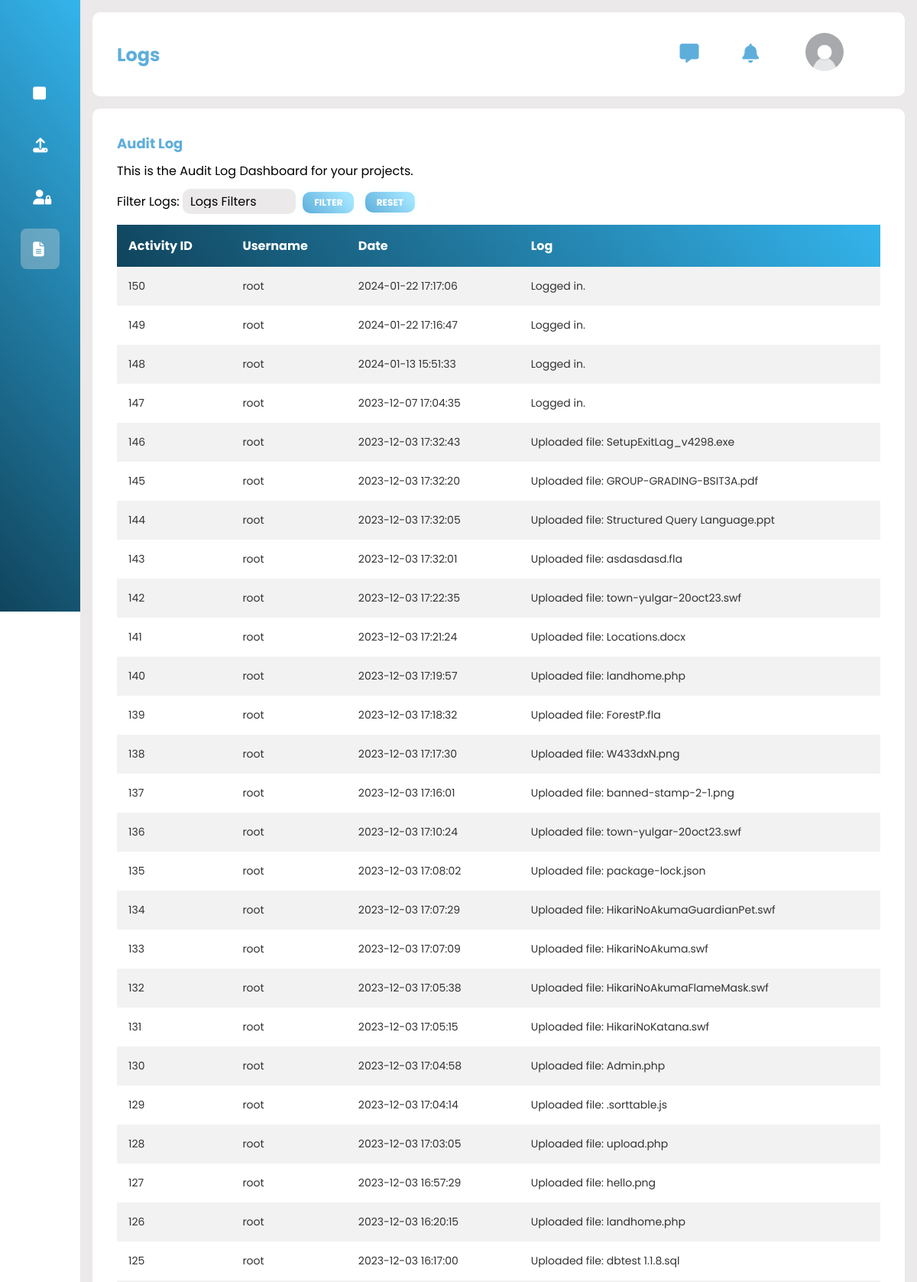
The app's page /adminauditlog.php (signed in, upper part) with its own data.
### tables this page shows
CREATE TABLE `auditlog` (
  `activity_id` int(15) NOT NULL,
  `username` varchar(45) NOT NULL,
  `time_log` timestamp NOT NULL DEFAULT current_timestamp(),
  `iolog` varchar(80) NOT NULL
);

### adminauditlog.php (the view, shortened to what this page needs)
<?php
require('.\include\connect\dbcon.php');
$pdoQuery = 'SELECT * FROM auditlog';
$pdoQuery .= ' ORDER BY time_log DESC';
$pdoResult = $pdoConnect->prepare($pdoQuery);
$pdoResult->execute();
$logRows = $pdoResult->fetchAll(PDO::FETCH_ASSOC);
?>
<!DOCTYPE html>
<html lang="en">
<head>
    <link rel="stylesheet" type="text/css" href="./include/styles/styles.css">
    <link rel="stylesheet" href="https://cdnjs.cloudflare.com/ajax/libs/font-awesome/6.4.0/css/all.min.css" />
</head>
<body>
    <div class="sidebar">
            <div class="logo"></div>
                <ul class="menu">
                    <li>
                        <a href="Admin.php">
                        <i class="fas fa-square"></i>
                    </a>
                </li>
                <li>
                <a href="adminupload.php">
                    <i class="fas fa-upload"></i>
                </a>
                </li>
                <li>
                    <a href=".\crud\adminread.php">
                        <i class="fas fa-user-lock"></i>
                    </a>
                </li>
                <li class="active">
                    <a href="adminauditlog.php">
                        <i class="fas fa-file-lines"></i>
                    </a>
                </li>
            </ul>
        </div>
    <div class="main--content">
        <div class="header--wrapper">
            <div class="header--title">
                <h2>Logs</h2>
        </div>
            <div class="user--info">
                <div class="nav--icons">
                    <ul>
                        <li>
                            <a href="">
                            <i class="fa-solid fa-message"></i>
                            </a>
                        </li>
                        <li>
                            <a href="" class="notification">
                            <i class="fa-solid fa-bell"></i>
                            </a>
                        </li>
                    </ul>
                </div>
                <div class="profile" >
                <img id="menu-btn" src="./include/styles/images/profile.jpg" alt=""/>
                </div>
            </div>
        </div>
        <div class="card--container">
            <h3 class="main--title">Audit Log</h3>
            <div>
                <p>This is the Audit Log Dashboard for your projects.</p>
            </div>
            <div>
                <form action="" method="GET">
                    <div class="row">
                        <div class="filter-container">
                            <label for="log-filter">Filter Logs:</label>
                            <select id="log-filter" name="iolog" required class="form-select">
                                <option value="">Logs Filters</option>
                            </select>
                            <button type="submit" class="tbl_btn">Filter</button>
                            <a href="adminauditlog.php" class="tbl_btn">Reset</a>
                        </div>
                    </div>
                </form>
            </div>
        <table id="logs-table">
            <thead>
                <tr>
                    <th>Activity ID</th>
                    <th>Username</th>
                    <th>Date</th>
                    <th>Log</th>
                </tr>
            </thead>
            <tbody>
                <?php
                foreach ($logRows as $row) {
                    echo "<tr>";
                    echo "<td>{$row['activity_id']}</td>";
                    echo "<td>{$row['username']}</td>";
                    echo "<td>{$row['time_log']}</td>";
                    echo "<td>{$row['iolog']}</td>";
                    echo "</tr>";
                }
                ?>
            </tbody>
        </table>
    </div>
</div>
    </body>
</html>

### include/styles/styles.css (style rules this page uses)
* { margin: 0; padding: 0; border: none; outline: none; box-sizing: border-box; font-family: "Poppins", sans-serif; }
body { display: flex; }
.sidebar { position: sticky; top: 0; left: 0; bottom: 0; width: 110px; height: 100vh; padding: 0 1.7rem; color: #fff; overflow: hidden; transition: all 0.5s linear; background-image: linear-gradient(50deg, #10445c, #34b4ec); }
.logo { height: 80px; padding: 16px; }
.menu { height: 88%; position: relative; list-style: none; padding: 0; }
.menu li { padding: 1rem; margin: 15px 0; border-radius: 8px; transition: all 0.5s ease-in-out; }
.menu li:hover, .active { background: #e0e0e058; }
.menu a { color:#fff; font-size: 14px; text-decoration: none; display: flex; align-items: center; gap: 1.5rem; white-space: nowrap; }
.menu a i { font-size: 1.2rem; }
.main--content { position: relative; background: #ebe9e9; width: 100%; padding: 1rem; }
.header--wrapper img { width: 50px; height: 50px; cursor: pointer; border-radius: 50%; }
.header--wrapper { display: flex; justify-content: space-between; align-items: center; flex-wrap: wrap; background: #fff; border-radius: 10px; padding: 10px 2rem; margin-bottom: 1rem; }
.header--title { color: #5EAEDB; }
.user--info { display: flex; align-items: center; gap: 1rem; }
.nav--icons ul { font-size: 25px; padding: 25px 20px; align-items: center; list-style: none; }
.nav--icons ul li { display: inline-block; align-items: center; padding: 1px 25px; }
.nav--icons ul li a { color: #5EAEDB; transition: 0.5s; }
.nav--icons ul li a:hover, .active { color: #10445c; }
.card--container { background: #fff; padding: 2rem; border-radius: 10px; }
.main--title { color: #5EAEDB; padding-bottom: 10px; font-size: 18px; }
table { width: 100%; border-collapse: collapse; }
thead { background-image: linear-gradient(50deg, #10445c, #34b4ec); color: #fff; }
th { padding: 15px; text-align: left; }
tbody { background: #f2f2f2; }
td { padding: 15px; font-size: 14px; color: #333; }
tr:nth-child(even) { background: #fff; }
.tbl_btn { margin: 5px; padding: 5px 15px; text-decoration: none; text-align: center; text-transform: uppercase; transition: 0.5s; background-size: 200% auto; color: white; border-radius: 10px; display: inline; border: 0px; font-size: 12px; font-weight: 700; box-shadow: 0px 0px 14px -7px #A4E6FF; background-image: linear-gradient(45deg, #5EAEDB 0%, #A4E6FF 51%, #34b4ec 100%); }
.filter-container { padding: 10px 0; }
.filter-container select { font-size: 1rem; font-weight: normal; max-width: 100%; padding: 8px 24px 8px 10px; border: none; background-color: #ebe9e9; appearance: none; border-radius: 10px; }
.filter-container:after { content: ""; position: absolute; top: 50%; right: 8px; width: 0; height: 0; margin-top: -2px; border-top: 5px solid #000; border-right: 5px solid transparent; border-left: 5px solid transparent; }
.profile { padding-right: 48px; }

### records on screen
auditlog: activity_id "150", username "root", time_log "2024-01-22 17:17:06", iolog "Logged in."
auditlog: activity_id "149", username "root", time_log "2024-01-22 17:16:47", iolog "Logged in."
auditlog: activity_id "148", username "root", time_log "2024-01-13 15:51:33", iolog "Logged in."
auditlog: activity_id "147", username "root", time_log "2023-12-07 17:04:35", iolog "Logged in."
auditlog: activity_id "146", username "root", time_log "2023-12-03 17:32:43", iolog "Uploaded file: SetupExitLag_v4298.exe"
auditlog: activity_id "145", username "root", time_log "2023-12-03 17:32:20", iolog "Uploaded file: GROUP-GRADING-BSIT3A.pdf"
auditlog: activity_id "144", username "root", time_log "2023-12-03 17:32:05", iolog "Uploaded file: Structured Query Language.ppt"
auditlog: activity_id "143", username "root", time_log "2023-12-03 17:32:01", iolog "Uploaded file: asdasdasd.fla"
auditlog: activity_id "142", username "root", time_log "2023-12-03 17:22:35", iolog "Uploaded file: town-yulgar-20oct23.swf"
auditlog: activity_id "141", username "root", time_log "2023-12-03 17:21:24", iolog "Uploaded file: Locations.docx"
auditlog: activity_id "140", username "root", time_log "2023-12-03 17:19:57", iolog "Uploaded file: landhome.php"
auditlog: activity_id "139", username "root", time_log "2023-12-03 17:18:32", iolog "Uploaded file: ForestP.fla"
auditlog: activity_id "138", username "root", time_log "2023-12-03 17:17:30", iolog "Uploaded file: W433dxN.png"
auditlog: activity_id "137", username "root", time_log "2023-12-03 17:16:01", iolog "Uploaded file: banned-stamp-2-1.png"
auditlog: activity_id "136", username "root", time_log "2023-12-03 17:10:24", iolog "Uploaded file: town-yulgar-20oct23.swf"
auditlog: activity_id "135", username "root", time_log "2023-12-03 17:08:02", iolog "Uploaded file: package-lock.json"
auditlog: activity_id "134", username "root", time_log "2023-12-03 17:07:29", iolog "Uploaded file: HikariNoAkumaGuardianPet.swf"
auditlog: activity_id "133", username "root", time_log "2023-12-03 17:07:09", iolog "Uploaded file: HikariNoAkuma.swf"
auditlog: activity_id "132", username "root", time_log "2023-12-03 17:05:38", iolog "Uploaded file: HikariNoAkumaFlameMask.swf"
auditlog: activity_id "131", username "root", time_log "2023-12-03 17:05:15", iolog "Uploaded file: HikariNoKatana.swf"
auditlog: activity_id "130", username "root", time_log "2023-12-03 17:04:58", iolog "Uploaded file: Admin.php"
auditlog: activity_id "129", username "root", time_log "2023-12-03 17:04:14", iolog "Uploaded file: .sorttable.js"
auditlog: activity_id "128", username "root", time_log "2023-12-03 17:03:05", iolog "Uploaded file: upload.php"
auditlog: activity_id "127", username "root", time_log "2023-12-03 16:57:29", iolog "Uploaded file: hello.png"
auditlog: activity_id "126", username "root", time_log "2023-12-03 16:20:15", iolog "Uploaded file: landhome.php"
auditlog: activity_id "125", username "root", time_log "2023-12-03 16:17:00", iolog "Uploaded file: dbtest 1.1.8.sql"
